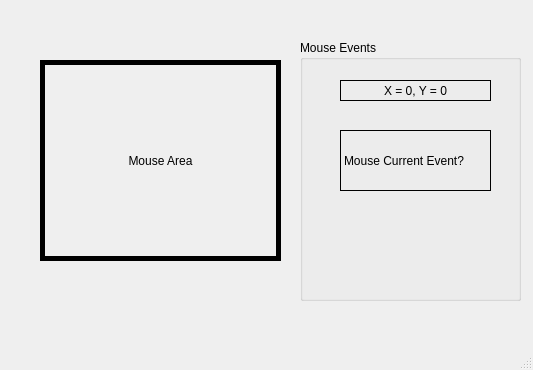
<?xml version="1.0" encoding="UTF-8"?>
<ui version="4.0">
 <class>MainWindow</class>
 <widget class="QMainWindow" name="MainWindow">
  <property name="geometry">
   <rect>
    <x>0</x>
    <y>0</y>
    <width>533</width>
    <height>370</height>
   </rect>
  </property>
  <property name="windowTitle">
   <string>MainWindow</string>
  </property>
  <widget class="QWidget" name="centralwidget">
   <widget class="QLabel" name="label">
    <property name="geometry">
     <rect>
      <x>40</x>
      <y>60</y>
      <width>241</width>
      <height>201</height>
     </rect>
    </property>
    <property name="frameShape">
     <enum>QFrame::Box</enum>
    </property>
    <property name="lineWidth">
     <number>5</number>
    </property>
    <property name="midLineWidth">
     <number>0</number>
    </property>
    <property name="text">
     <string>Mouse Area</string>
    </property>
    <property name="scaledContents">
     <bool>false</bool>
    </property>
    <property name="alignment">
     <set>Qt::AlignCenter</set>
    </property>
    <property name="margin">
     <number>1</number>
    </property>
   </widget>
   <widget class="QGroupBox" name="groupBox">
    <property name="geometry">
     <rect>
      <x>300</x>
      <y>40</y>
      <width>221</width>
      <height>261</height>
     </rect>
    </property>
    <property name="title">
     <string>Mouse Events</string>
    </property>
    <widget class="QLabel" name="lblMouse_pos">
     <property name="geometry">
      <rect>
       <x>40</x>
       <y>40</y>
       <width>151</width>
       <height>21</height>
      </rect>
     </property>
     <property name="frameShape">
      <enum>QFrame::Box</enum>
     </property>
     <property name="text">
      <string>X = 0, Y = 0</string>
     </property>
     <property name="alignment">
      <set>Qt::AlignCenter</set>
     </property>
    </widget>
    <widget class="QLabel" name="lbMouse_status">
     <property name="geometry">
      <rect>
       <x>40</x>
       <y>90</y>
       <width>151</width>
       <height>61</height>
      </rect>
     </property>
     <property name="frameShape">
      <enum>QFrame::Box</enum>
     </property>
     <property name="text">
      <string>Mouse Current Event?</string>
     </property>
    </widget>
   </widget>
  </widget>
  <widget class="QMenuBar" name="menubar">
   <property name="geometry">
    <rect>
     <x>0</x>
     <y>0</y>
     <width>533</width>
     <height>21</height>
    </rect>
   </property>
  </widget>
  <widget class="QStatusBar" name="statusbar"/>
 </widget>
 <resources/>
 <connections/>
</ui>
